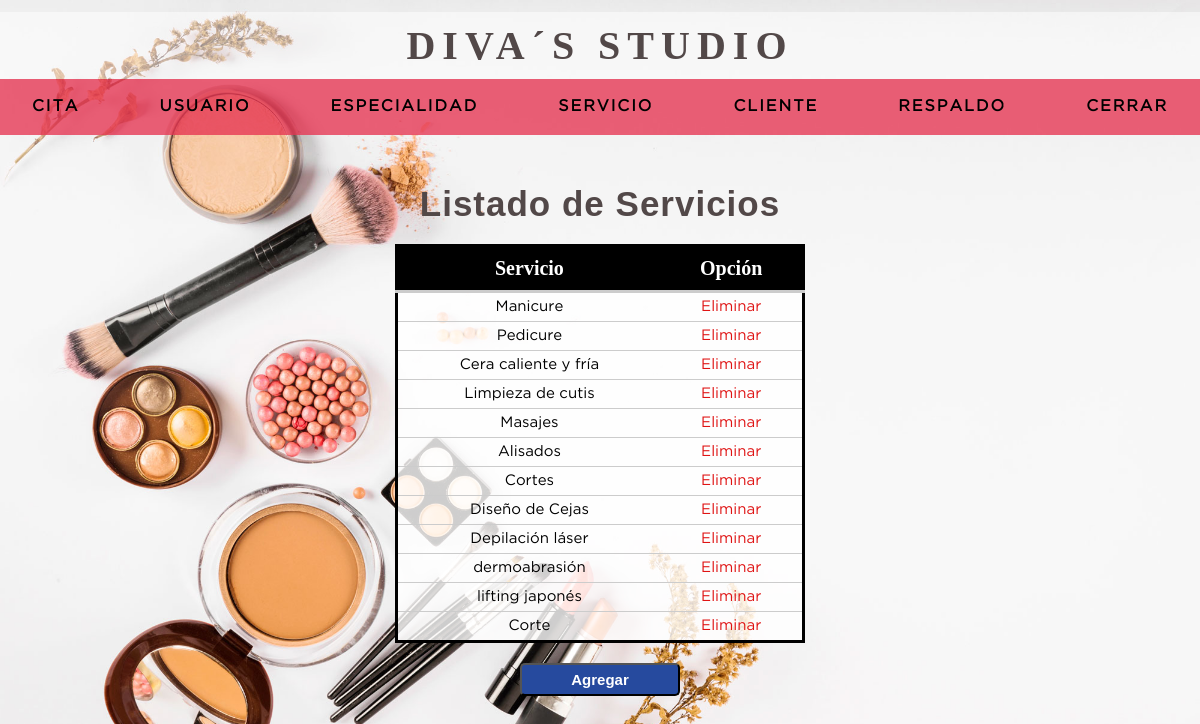
Page /listado_servicio.php (signed in) on the committed database.
### tables this page shows
CREATE TABLE `servicio` (
  `idservicio` int(11) NOT NULL AUTO_INCREMENT,
  `descripcion_servicio` varchar(30) NOT NULL,
  PRIMARY KEY (`idservicio`)
);

### listado_servicio.php (the view, shortened to what this page needs)
<HTML>
	<HEAD>
		<?php include "includes/scripts.php";?>
	</HEAD>
	<BODY>
	<?php include "includes/headeruser.php";?>
		<section class="container" >
			<h2 class="htabla">Listado de Servicios</h2>
			<table class="service">
			<thead>
				<tr>
					<th>Servicio</th>
					<th>Opción</th>
				</tr>
			</thead>
			<?php
			include 'includes/conexion.php';
				$resultado= mysqli_query($conexion, "SELECT * FROM servicio");
				while($mostrar=mysqli_fetch_array($resultado)) {
			?>
				<tr>
					<td><?php echo $mostrar['descripcion_servicio']?></td>
					<td><a class="delete" href="eliminar_servicio.php?id=<?php echo $mostrar['idservicio']?>">Eliminar</a></td>
				</tr>
			<?php
				}
			?>
			</table>
			<input type="submit" value="Agregar" class="agregar" onclick="location.href='nuevo_servicio.php'">
		</section>
	</BODY>
</HTML>

### css/style.css (style rules this page uses)
* { margin: 0; padding: 0; box-sizing: border-box; }
body { background-image: url('../imagen/bg-2.jpg'); background-position:center; background-repeat: no-repeat; background-size:cover; background-attachment:fixed; }
h1, h2, h3, h4, h5, h6 { font-family: 'arial'; font-weight: bold; letter-spacing: 1px; }
h2 { font-size: 20px; }
a { text-decoration: none; }
.container { padding: 10rem 15px 15px; }
.container h2 { color: rgb(82, 72, 72); margin:12px 0 10px 0; font-size: 35px; text-align: center; }
input, select { width: 100%; font-size: 15px; padding: 5px; }
.agregar { background: #264A9E; text-align:center; color:white; width:10rem; cursor: pointer; border-radius:5px; padding:6px; font-weight: bold; }
.htabla { font-size: 35px; font-weight: bold; font-weight: 700; }
.container { color: rgb(82, 72, 72); margin:12px 0 10px 0; font-size: 25px; text-align: center; }
table { background: rgba(255, 255, 255, 0.8); border: solid 3px #000; margin: 20px auto; width: 97%; border-collapse:collapse; }
.service { width: 35%; }
th { padding:10px; font-weight:bold; border-bottom:solid 3px #ccc; font-size: 20px; background: black; color:white; }
td { padding:7px; text-align: center; border-bottom:solid 1px #ccc; font-family: 'GothamBook'; font-size: 15px; }
.delete { color: #df1313; }

### rows in the picture
servicio: descripcion_servicio "Manicure"
servicio: descripcion_servicio "Pedicure"
servicio: descripcion_servicio "Cera caliente y fría"
servicio: descripcion_servicio "Limpieza de cutis"
servicio: descripcion_servicio "Masajes"
servicio: descripcion_servicio "Alisados"
servicio: descripcion_servicio "Cortes"
servicio: descripcion_servicio "Diseño de Cejas"
servicio: descripcion_servicio "Depilación láser"
servicio: descripcion_servicio "dermoabrasión"
servicio: descripcion_servicio "lifting japonés"
servicio: descripcion_servicio "Corte"
